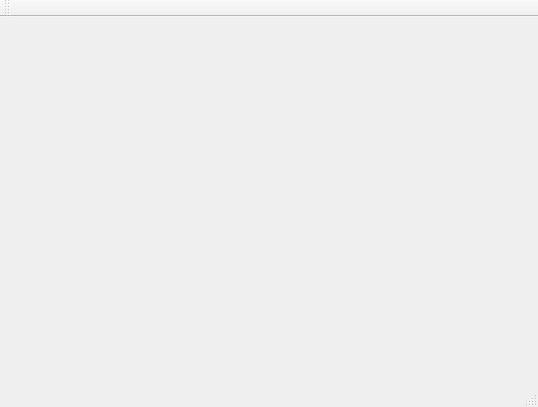
<?xml version="1.0" encoding="UTF-8"?>
<ui version="4.0">
 <class>MainWindow</class>
 <widget class="QMainWindow" name="MainWindow">
  <property name="geometry">
   <rect>
    <x>0</x>
    <y>0</y>
    <width>538</width>
    <height>407</height>
   </rect>
  </property>
  <property name="windowTitle">
   <string>MainWindow</string>
  </property>
  <widget class="QWidget" name="centralWidget"/>
  <widget class="QMenuBar" name="menuBar">
   <property name="geometry">
    <rect>
     <x>0</x>
     <y>0</y>
     <width>538</width>
     <height>21</height>
    </rect>
   </property>
  </widget>
  <widget class="QToolBar" name="mainToolBar">
   <attribute name="toolBarArea">
    <enum>TopToolBarArea</enum>
   </attribute>
   <attribute name="toolBarBreak">
    <bool>false</bool>
   </attribute>
  </widget>
  <widget class="QStatusBar" name="statusBar"/>
 </widget>
 <layoutdefault spacing="6" margin="11"/>
 <resources/>
 <connections/>
</ui>
